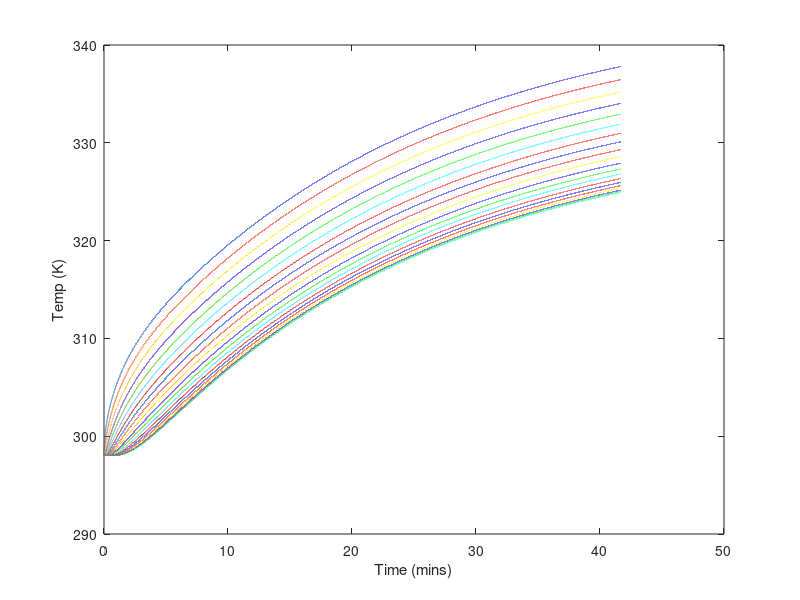

Write the MATLAB code that produced this figure.
%Number of steps
Nx = 20; %Number of steps in length
Nt = 100000; %Number of steps in time
t0 = 0; %Start time (s)
tf = 2500; %End time (s)
x0 = 0; %Start length (m)
xf = 0.3; %End length (m)

%Constants
kc = 7; %Convection coefficient of horizontal Al rod (W/(m^2K))
k = 205; %Constant of conductivity of Al (W/(mK))
a = 0.01; %Radius of the rod (m)
e = 0.21; %Emmisivity of sandblasted Al rod
SBc = 5.67e-8; %Stefan-Boltzmann constant (W/(m^2K^4))
Tamb = 298; %Ambient temperature (K)
Cp = 910; %Specific heat capacity of Al (J/(K kg))
rho = 2.7e3; %Density of Al (kg/m^3)

%Calculated numbers
dx = (xf - x0)/(Nx);
dt = (tf - t0)/(Nt);
dT_convec = @(Tx) (kc*2*(Tx-Tamb)*dt)/(Cp*rho*a); %Temperature change due to convection (K)
dT_rad = @(Tx) (e*SBc*2*(Tx.^4-Tamb^4)*dt)/(Cp*rho*a); %Temperature change due to radiation (K)
dT_convec_end = @(Tx) (kc*(Tx-Tamb)*dt)/(Cp*rho*dx);
dT_rad_end = @(Tx) (e*SBc*(Tx.^4-Tamb^4)*dt)/(Cp*rho*dx);
dT = @(P) (P * dt)/(Cp * pi*a^2*dx*rho); %Temperature change in chunk (K)

%==============
%= Simulation =
%==============

%Constants
Pinl = 12; %Power into the left side of the rod (W)

%Storage
T = zeros(Nx, Nt); %Array of temp over time, indices are (x,t)

%initial
T(:,1) = ones(Nx,1)*Tamb; %Set all temperatures to Tamb

for time = 1:Nt-1
    %power in to rod
    T(1,time+1)=T(1,time)+dT(Pinl);
    
    %temperature changes due to conduction
    %along rod
    T(2:Nx-1,time+1)=T(2:Nx-1,time)+(k/(Cp*rho))*((T(3:Nx,time)-2*T(2:Nx-1,time)+T(1:Nx-2,time))./dx^2)*dt;
    T(1,time+1) = T(1,time+1)+((k/(Cp*rho))*(T(2,time)-T(1,time+1))./dx^2)*dt;
    T(Nx,time+1) = T(Nx,time)-((k/(Cp*rho))*(T(Nx,time)-T(Nx-1,time))./dx^2)*dt;
    
    %at beginning and end of rod
%     T(1,time+1)=T(1,time+1)-(k/(Cp*rho))*((T(3,time)-2*T(2,time)+T(1,time))./dx^2)*dt;
%     T(Nx,time+1)=T(Nx,time)+(k/(Cp*rho))*((T(Nx,time)-2*T(Nx-1,time)+T(Nx-2,time))./dx^2)*dt;
    T(1,time+1) = T(1,time+1) - sum(T(2:Nx,time+1)-T(2:Nx,time));
    
    %temperature changes due to loss in convection and radiation
    %along rod
    T(1:Nx,time+1)=T(1:Nx,time+1) - dT_convec(T(1:Nx,time+1)) - dT_rad(T(1:Nx,time+1));
    
    %at cold and hot end of rod
    T(Nx,time+1)=T(Nx,time+1) - dT_convec_end(T(Nx,time+1)) - dT_rad_end(T(Nx,time+1));
%    T(1,time+1)=T(1,time+1) - dT_convec_end(T(1,time+1)) - dT_rad_end(T(1,time+1));
    
end

time = linspace(0,tf,Nt)/60;

for position = 1:Nx
    plot(time,T(position,:));
    hold on;
end

xlabel('Time (mins)');
ylabel('Temp (K)');

hold off;
